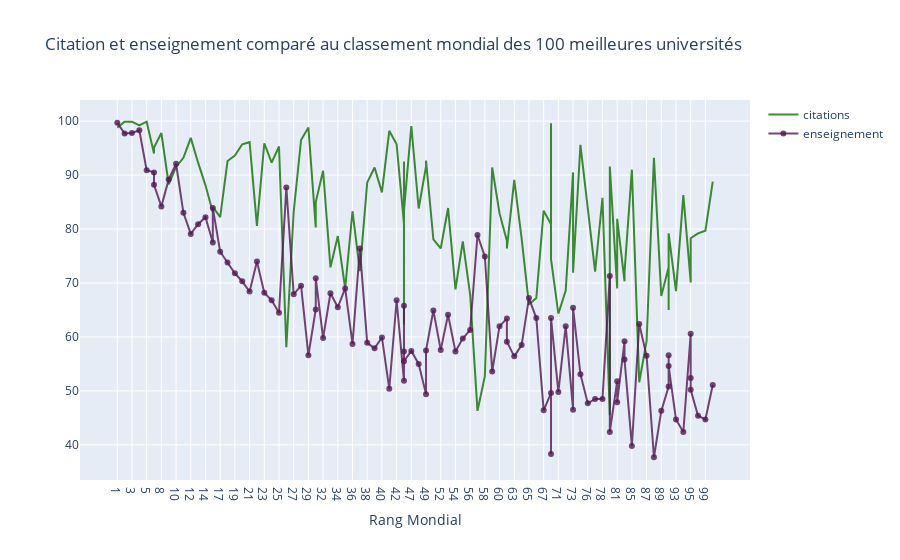

The cell this chart's notebook holds for it:
### Markdown cell above
<a id="2"></a> <br>
<font color='purple'>
## 2. Line Charts
    
<font color='black'>    
Exemple de graphiques linéaires : citation et enseignement comparé au classement mondial des 100 meilleures universités

 * Importe les objets graph via "go"
 * Création de traces 
     * x : axe x 
     * y : axe y 
     * mode: type de tracé comme marqueur, ligne ou ligne + marqueurs 
     * name : nom des plots 
     * marker : marker est utilisé comme un dictionnaire. 
         * color : couleur des lignes. Il faut du RVB (rouge, vert, bleu) et l'opacité (alpha) 
     * text : Le texte du survol (le survol est un curseur) 
 * data : est une liste à laquelle nous ajoutons des traces 
 * layout : c'est un dictionnaire. 
     * title : titre de la mise en page 
     * x axis : c'est le dictionnaire 
         * title : étiquette de l'axe des x 
         * ticklen : longueur des marques ou des graduations de l'axe x 
         * zeroline : montrant zéro ligne ou non 
 * fig : il comprend les données et la mise en page 
 * iplot() : trace la figure (fig) créée par les données et la disposition

### Code cell
# Prépare les trames de données (data frame)
df = timesData.iloc[:100,:]

# import graph objects as "go"
import plotly.graph_objs as go

# Création de la trame 1
trace1 = go.Scatter(
                    x = df.world_rank,
                    y = df.citations,
                    mode = "lines",
                    name = "citations",
                    marker = dict(color = 'rgba(16, 112, 2, 0.8)'),
                    text = df.university_name)
# Création de la trame 2
trace2 = go.Scatter(
                    x = df.world_rank,
                    y = df.teaching,
                    mode = "lines+markers",
                    name = "enseignement",
                    marker = dict(color = 'rgba(80, 26, 80, 0.8)'),
                    text = df.university_name)

data = [trace1, trace2]
layout = dict(title = 'Citation et enseignement comparé au classement mondial des 100 meilleures universités',
              xaxis = dict(title = 'Rang Mondial',ticklen =5,zeroline= False)
)
fig = dict(data = data, layout = layout)
iplot(fig)

### Figure 1 — Plotly figure (JSON) as saved in the notebook; plotly's stock layout.template omitted (floating-point values rounded to 4 significant figures)
{"data": [{"marker": {"color": "rgba(16, 112, 2, 0.8)"}, "mode": "lines", "name": "citations", "text": ["Harvard University", "California Institute of Technology", "Massachusetts Institute of Technology", "Stanford University", "Princeton University", "University of Cambridge", "University of Oxford", "University of California, Berkeley", "Imperial College London", "Yale University", "University of California, Los Angeles", "University of Chicago", "Johns Hopkins University", "Cornell University", "ETH Zurich – Swiss Federal Institute of Technology Zurich", "University of Michigan", "University of Toronto", "Columbia University", "University of Pennsylvania", "Carnegie Mellon University", "University of Hong Kong", "University College London", "University of Washington", "Duke University", "Northwestern University", "University of Tokyo", "Georgia Institute of Technology", "Pohang University of Science and Technology", "University of California, Santa Barbara", "University of British Columbia", "University of North Carolina at Chapel Hill", "University of California, San Diego", "University of Illinois at Urbana-Champaign", "National University of Singapore", "McGill University", "University of Melbourne", "Peking University", "Washington University in St Louis", "École Polytechnique", "University of Edinburgh", "Hong Kong University of Science and Technology", "École Normale Supérieure", "Australian National University", "Karolinska Institute", "University of Göttingen", "University of Wisconsin", "Rice University", "École Polytechnique Fédérale de Lausanne", "University of California, Irvine", "University of Science and Technology of China", "Vanderbilt University", "University of Minnesota", "Tufts University", "University of California, Davis", "Brown University", "University of Massachusetts", "Kyoto University", "Tsinghua University", "Boston University", "New York University", "Emory University", "LMU Munich", "University of Notre Dame", "University of Pittsburgh", "Case Western Reserve University", "Ohio State University", "University of Colorado Boulder", "University of Bristol", "University of California, Santa Cruz", "Yeshiva University", "University of Sydney", "University of Virginia", "University of Adelaide", "University of Southern California", "William & Mary", "Trinity College Dublin", "King’s College London", "Stony Brook University", "Korea Advanced Institute of Science and Technology (KAIST)", "University of Sussex", "The University of Queensland", "University of York", "Heidelberg University", "University of Utah", "Durham University", "London School of Economics and Political Science", "University of Manchester", "Royal Holloway, University of London", "Lund University", "University of Southampton", "University of Zurich", "Wake Forest University", "McMaster University", "University College Dublin", "George Washington University", "University of Arizona", "University of Basel", "University of Maryland, College Park", "Dartmouth College", "École Normale Supérieure de Lyon"], "type": "scatter", "x": ["1", "2", "3", "4", "5", "6", "6", "8", "9", "10", "11", "12", "13", "14", "15", "15", "17", "18", "19", "20", "21", "22", "23", "24", "25", "26", "27", "28", "29", "30", "30", "32", "33", "34", "35", "36", "37", "38", "39", "40", "41", "42", "43", "43", "43", "43", "47", "48", "49", "49", "51", "52", "53", "54", "55", "56", "57", "58", "59", "60", "61", "61", "63", "64", "65", "66", "67", "68", "68", "68", "71", "72", "73", "73", "75", "76", "77", "78", "79", "79", "81", "81", "83", "83", "85", "86", "87", "88", "89", "90", "90", "90", "93", "94", "95", "95", "95", "98", "99", "100"], "y": [98.8, 99.9, 99.9, 99.2, 99.9, 94, 95.1, 97.8, 88.3, 91.5, 93.2, 96.9, 92.3, 88.1, 83.1, 84.1, 82.2, 92.6, 93.6, 95.7, 96.1, 80.6, 95.9, 92.3, 95.3, 58.1, 83.2, 96.5, 98.8, 80.3, 85, 90.8, 72.9, 78.7, 69, 83.3, 72.2, 88.6, 91.4, 86.8, 98.2, 95.7, 81, 62.3, 92.5, 83.4, 99.1, 83.8, 91.6, 92.7, 78.1, 76.4, 83.9, 68.8, 77.7, 67.9, 46.3, 52.7, 91.4, 82.9, 77.8, 76.4, 89.1, 78.3, 66, 67.2, 83.4, 80.9, 99.6, 74.4, 64.3, 68.6, 90.5, 71.9, 95.6, 84.4, 72.1, 85.8, 45.5, 91.6, 69, 81.9, 70.3, 72, 91, 51.6, 59.2, 93.2, 67.6, 72.9, 65, 79.2, 68.5, 86.3, 70.2, 70.1, 78.3, 79.2, 79.7, 88.8]}, {"marker": {"color": "rgba(80, 26, 80, 0.8)"}, "mode": "lines+markers", "name": "enseignement", "text": ["Harvard University", "California Institute of Technology", "Massachusetts Institute of Technology", "Stanford University", "Princeton University", "University of Cambridge", "University of Oxford", "University of California, Berkeley", "Imperial College London", "Yale University", "University of California, Los Angeles", "University of Chicago", "Johns Hopkins University", "Cornell University", "ETH Zurich – Swiss Federal Institute of Technology Zurich", "University of Michigan", "University of Toronto", "Columbia University", "University of Pennsylvania", "Carnegie Mellon University", "University of Hong Kong", "University College London", "University of Washington", "Duke University", "Northwestern University", "University of Tokyo", "Georgia Institute of Technology", "Pohang University of Science and Technology", "University of California, Santa Barbara", "University of British Columbia", "University of North Carolina at Chapel Hill", "University of California, San Diego", "University of Illinois at Urbana-Champaign", "National University of Singapore", "McGill University", "University of Melbourne", "Peking University", "Washington University in St Louis", "École Polytechnique", "University of Edinburgh", "Hong Kong University of Science and Technology", "École Normale Supérieure", "Australian National University", "Karolinska Institute", "University of Göttingen", "University of Wisconsin", "Rice University", "École Polytechnique Fédérale de Lausanne", "University of California, Irvine", "University of Science and Technology of China", "Vanderbilt University", "University of Minnesota", "Tufts University", "University of California, Davis", "Brown University", "University of Massachusetts", "Kyoto University", "Tsinghua University", "Boston University", "New York University", "Emory University", "LMU Munich", "University of Notre Dame", "University of Pittsburgh", "Case Western Reserve University", "Ohio State University", "University of Colorado Boulder", "University of Bristol", "University of California, Santa Cruz", "Yeshiva University", "University of Sydney", "University of Virginia", "University of Adelaide", "University of Southern California", "William & Mary", "Trinity College Dublin", "King’s College London", "Stony Brook University", "Korea Advanced Institute of Science and Technology (KAIST)", "University of Sussex", "The University of Queensland", "University of York", "Heidelberg University", "University of Utah", "Durham University", "London School of Economics and Political Science", "University of Manchester", "Royal Holloway, University of London", "Lund University", "University of Southampton", "University of Zurich", "Wake Forest University", "McMaster University", "University College Dublin", "George Washington University", "University of Arizona", "University of Basel", "University of Maryland, College Park", "Dartmouth College", "École Normale Supérieure de Lyon"], "type": "scatter", "x": ["1", "2", "3", "4", "5", "6", "6", "8", "9", "10", "11", "12", "13", "14", "15", "15", "17", "18", "19", "20", "21", "22", "23", "24", "25", "26", "27", "28", "29", "30", "30", "32", "33", "34", "35", "36", "37", "38", "39", "40", "41", "42", "43", "43", "43", "43", "47", "48", "49", "49", "51", "52", "53", "54", "55", "56", "57", "58", "59", "60", "61", "61", "63", "64", "65", "66", "67", "68", "68", "68", "71", "72", "73", "73", "75", "76", "77", "78", "79", "79", "81", "81", "83", "83", "85", "86", "87", "88", "89", "90", "90", "90", "93", "94", "95", "95", "95", "98", "99", "100"], "y": [99.7, 97.7, 97.8, 98.3, 90.9, 90.5, 88.2, 84.2, 89.2, 92.1, 83, 79.1, 80.9, 82.2, 77.5, 83.9, 75.8, 73.8, 71.8, 70.3, 68.4, 74, 68.2, 66.8, 64.5, 87.7, 67.9, 69.5, 56.6, 65.1, 70.9, 59.8, 68.1, 65.5, 69, 58.7, 76.4, 58.9, 57.9, 59.9, 50.4, 66.8, 51.9, 65.8, 57.3, 55.5, 57.4, 55, 49.4, 57.5, 64.9, 57.6, 64.1, 57.3, 59.7, 61.3, 78.9, 74.9, 53.6, 62, 63.4, 59.1, 56.4, 58.5, 67.2, 63.5, 46.4, 49.6, 38.3, 63.5, 49.8, 62, 46.5, 65.4, 53.1, 47.7, 48.5, 48.5, 71.3, 42.4, 51.8, 47.9, 59.2, 55.8, 39.8, 62.4, 56.5, 37.7, 46.3, 50.8, 56.6, 54.6, 44.7, 42.4, 60.6, 52.4, 50.2, 45.4, 44.7, 51.1]}], "layout": {"title": {"text": "Citation et enseignement comparé au classement mondial des 100 meilleures universités"}, "xaxis": {"ticklen": 5, "title": {"text": "Rang Mondial"}, "zeroline": false}}}
